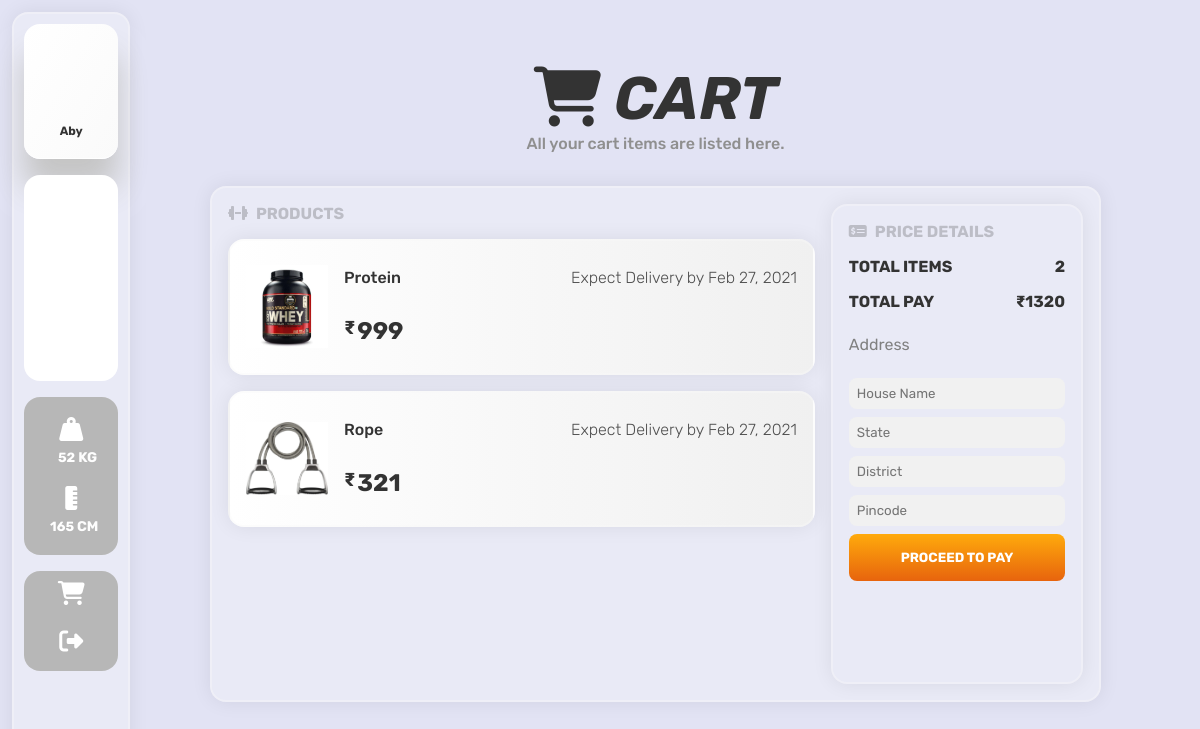
/cart.php (signed in), run on the app's committed database.
### tables this page shows
CREATE TABLE `usertable` (
  `id` int(11) NOT NULL,
  `firstName` varchar(50) DEFAULT NULL,
  `lastName` varchar(50) DEFAULT NULL,
  `gender` varchar(10) DEFAULT NULL,
  `email` varchar(30) NOT NULL,
  `password` varchar(500) NOT NULL,
  `profile_pic` varchar(300) DEFAULT 'images/uploads/logo.jpg',
  `phone` bigint(12) DEFAULT 0,
  `role` varchar(10) NOT NULL DEFAULT 'user'
);

CREATE TABLE `userwh` (
  `id` int(11) NOT NULL,
  `user_id` int(11) NOT NULL,
  `user_weight` int(11) NOT NULL DEFAULT 0,
  `user_height` int(11) NOT NULL DEFAULT 0
);

CREATE TABLE `product` (
  `id` int(11) NOT NULL,
  `prdName` varchar(50) NOT NULL,
  `prdDesc` varchar(500) NOT NULL,
  `prdImage` varchar(100) NOT NULL,
  `prdPrice` bigint(20) NOT NULL,
  `prdQty` int(11) NOT NULL
);

### cart.php (the view, shortened to what this page needs)
<?php
    include('commonPartTop.php');
?>
<div class="trainerMainBox">
    <h1 class="trainerTitle"><i class="fas fa-shopping-cart"></i> CART</h1>
    <h4 class="trainerSubTitle">All your cart items are listed here.</h4>
    <div class="cartMainBox">
        <div class="cartListMainBox">
            <h4 class="cartTitle"><i class="fas fa-dumbbell pdspace"></i>PRODUCTS</h4>
            <?php
            require('includes/db.inc.php');
            $uid = $_SESSION['user_id'];
            $sql = "SELECT prd.prdName,prd.id, prd.prdImage,prd.prdPrice,prd.prdQty FROM cart ct, product prd WHERE ct.user_id='$uid' AND ct.prd_id=prd.id;";
            $result = mysqli_query($conn, $sql);
            $totalProducts = mysqli_num_rows($result);
            $date = date('M d, Y');
            $date = strtotime($date);
            $date = strtotime("+7 day", $date);
            $ddate = date('M d, Y', $date);
            $totalPay = 0;
            while($row = mysqli_fetch_assoc($result)) {
                $totalPay += $row['prdPrice'];
            echo '
            <div class="eachCartItems">
                <div class="cartItemBox">
                    <img src="'.$row['prdImage'].'" alt="" class="cartImage">
                </div>
                <div class="cartDetailBox">
                    <h4 class="cartItemName">'.$row['prdName'].'<span class="deliveryDate">Expect Delivery by '.$ddate.'</span></h4>
                    <h3 class="cartItemPrice">₹<span>'.$row['prdPrice'].'</span></h3>
                </div>
                <a href="includes/removeCart.php?prd='.$row['id'].'" class="removeCartButton">Remove</a>
            </div>
            ';
            }
            ?>
        </div>
        <div class="allSummaryBox">
            <h4 class="cartTitle"><i class="fas fa-money-check-alt pdspace"></i>PRICE DETAILS</h4>
            <div class="eachPriceDetails">
                <h4 class="detailsTitle">TOTAL ITEMS <span><?php echo $totalProducts ?></span></h4>
                <h4 class="detailsTitle">TOTAL PAY <span>₹<?php echo $totalPay ?></span></h4>
                <p style="padding: 8px 0;color: grey;">Address</p>
                <form method="post" action="proceedToPay.php"  style="width: 100%;display: flex;row-gap: 8px;flex-direction: column;">
                <input type="text" required name="houseName" class="addressInput" placeholder="House Name">
                <input type="text" required name="state" class="addressInput" placeholder="State">
                <input type="text" required name="district" class="addressInput" placeholder="District">
                <input type="text" required name="pincode" class="addressInput" placeholder="Pincode">
                <button type="submit" name="proceedToPay" class="proceedButton">PROCEED TO PAY</button>
                </form>
            </div>
        </div>
    </div>
</div>
<?php
    include('commonPartBottom.php');
?>

### commonPartTop.php (shortened to what this page needs)
<?php
    include('./includes/db.inc.php');
?>
<!DOCTYPE html>
<html lang="en">
<head>
    <link rel="stylesheet" href="css/style.css">
</head>
<body>
    <div class="mainBox">
        <?php
            if(isset($_SESSION['user_id'])) {
                echo '<div class="mainLeftSideMenuBox">
                <div class="mainMenuBox">
                    <div class="userImageAndNameBox">
                    <div class="logoBox" id="userImageLabel">
                        <input type="file" id="user-image-upload">
                        <label title="Change DP" for="user-image-upload"><i class="fas fa-camera camera-icon"></i></label>
                    </div>
                    <h2 class="user-name">';
                    $uid = $_SESSION['user_id'];
                    $sql = "SELECT * FROM  usertable WHERE id='$uid';";
                    $row = mysqli_fetch_assoc(mysqli_query($conn, $sql));
                    echo $row['firstName'].'</h2>
                    <input type="hidden" id="userDP" value="'. $row['profile_pic'] .'">
                    </div>';
                    $WHSql = "SELECT * FROM userWH WHERE user_id='$uid'";
                    $WHRow = mysqli_fetch_assoc(mysqli_query($conn, $WHSql));
                    echo '
                    <div class="trainer-main-box">
                    <video src="images/campfire.mp4" muted autoplay loop class="menuVideo"></video>
                    <a href="Trainers.php" title="Trainers"><i class="fas fa-walking userWeightIcon"></i>Trainer</a>
                    <a href="products.php" title="Products"><i class="fas fa-shopping-bag userWeightIcon"></i>Products</a>
                    <a href="notes.php" title="Notes"><i class="fas fa-clipboard userWeightIcon"></i>Notes</a>
                    </div>
                    <div class="weightAndHeightBox">
                    <video src="images/campfire.mp4" muted autoplay loop class="menuVideo2"></video>
                    <div class="video-cover"></div>
                        <div class="subWHBox">
                            <i class="fas fa-weight-hanging userWeightIcon"></i>
                            <span><input type="text" value="'.$WHRow['user_weight'].'" name="weight" id="userWeight" class="whInputs" onchange="changeWeight()">
                                <h4>KG</h4>
                            </span>
                        </div>
                        <div class="subWHBox">
                            <i class="fas fa-ruler-vertical userWeightIcon"></i>
                            <span><input type="text" value="'.$WHRow['user_height'].'" name="height" id="userHeight" class="whInputs" onchange="changeHeight()">
                                <h4>CM</h4>
                            </span>
                        </div>
                    </div>
                    <div class="logoutSettingsBox">
                    <video src="images/campfire.mp4" muted autoplay loop class="menuVideo3"></video>
                    <div class="video-cover"></div>
                        <a href="cart.php"><i class="fas fa-shopping-cart userWeightIcon"></i></a>
                        <a href="includes/logout.inc.php"><i class="fas fa-sign-out-alt userWeightIcon"></i></a>
                    </div>
                </div>
            </div>';
            }
        ?>

### data on the page
usertable: firstName "Aby"
userwh: weight "52", height "165"
product: prdImage (picture), prdName "Protein", prdPrice "999"
product: prdImage (picture), prdName "Rope", prdPrice "321"

### other printed values
$totalProducts "2"
$totalPay "1320"
